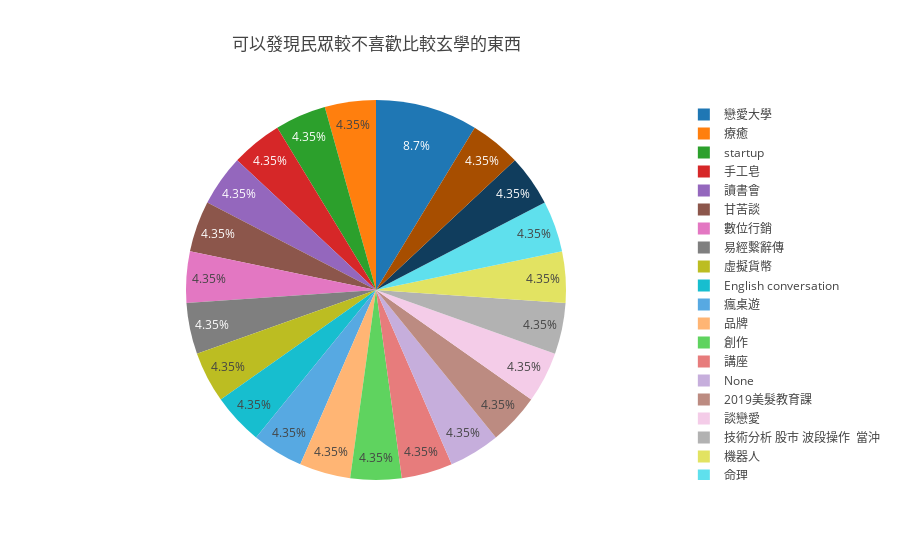

The notebook cell this image was saved under:
### Code cell
labels = cold_activity.tag.value_counts().index.tolist()
values = cold_activity.tag.value_counts().values.tolist()
trace = go.Pie(labels=labels, values=values )
layout = go.Layout(
    title=go.layout.Title(
        text='可以發現民眾較不喜歡比較玄學的東西',
        xref='paper'
#         x=0
    ),
    xaxis=go.layout.XAxis(
        title=go.layout.xaxis.Title(
            text='x Axis',
            font=dict(
                family='Courier New, monospace',
                size=18,
                color='#7f7f7f'
            )
        )
    ),
    yaxis=go.layout.YAxis(
        title=go.layout.yaxis.Title(
            text='y Axis',
            font=dict(
                family='Courier New, monospace',
                size=18,
                color='#7f7f7f'
            )
        )
    )
)
data=  [trace]
fig = go.Figure(data=data, layout=layout)
py.iplot(fig)

### Figure 1 — Plotly figure (JSON) as saved in the notebook; plotly's stock layout.template omitted (floating-point values rounded to 4 significant figures)
{"data": [{"labels": ["戀愛大學", "療癒", "startup", "手工皂", "讀書會", "甘苦談", "數位行銷", "易經繫辭傳", "虛擬貨幣", "English conversation", "瘋桌遊", "品牌", "創作", "講座", "None", "2019美髮教育課", "談戀愛", "技術分析 股市 波段操作  當沖 ", "機器人", "命理", "angular", "愛情"], "type": "pie", "uid": "8a7ddb75-4ba6-4589-8d5e-8f3d713f5a58", "values": [2, 1, 1, 1, 1, 1, 1, 1, 1, 1, 1, 1, 1, 1, 1, 1, 1, 1, 1, 1, 1, 1]}], "layout": {"title": {"text": "可以發現民眾較不喜歡比較玄學的東西", "xref": "paper"}, "xaxis": {"title": {"font": {"color": "#7f7f7f", "family": "Courier New, monospace", "size": 18}, "text": "x Axis"}}, "yaxis": {"title": {"font": {"color": "#7f7f7f", "family": "Courier New, monospace", "size": 18}, "text": "y Axis"}}}}
